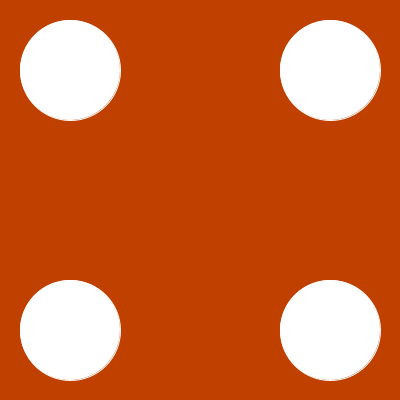
Frame 1 (no input)
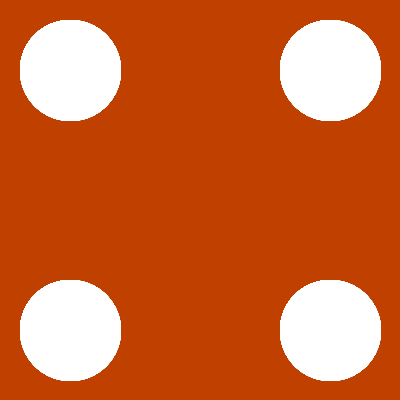
Frame 60 (the mouse pressed at the canvas centre just before this capture)
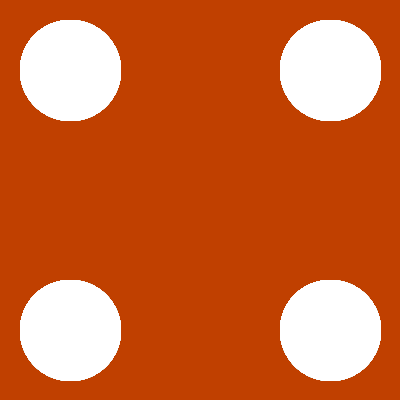
Frame 120 (the mouse held since frame 60 and released just before this capture)

The Processing sketch that drew these frames (run headless with seeded random() and noise(); from frame 60 on, the mouse is pressed at the canvas centre):

// Processing sketch: Tutorials
// ── Tutorials.pde
void setup(){
  size(400, 400);
  background(192, 64, 0);
  stroke(255);
}

void draw(){
  ellipse(70, 70, 100, 100);
  ellipse(70, 330, 100, 100);
  ellipse(330, 70, 100, 100);
  ellipse(330, 330, 100, 100);
}

void mousePressed() {
  background(192, 64, 70);
}
